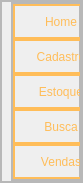
     <widget class="QFrame" name="leftMenu">
      <property name="maximumSize">
       <size>
        <width>9</width>
        <height>16777215</height>
       </size>
      </property>
      <property name="frameShape">
       <enum>QFrame::StyledPanel</enum>
      </property>
      <property name="frameShadow">
       <enum>QFrame::Raised</enum>
      </property>
      <layout class="QVBoxLayout" name="verticalLayout_2">
       <property name="spacing">
        <number>0</number>
       </property>
       <property name="leftMargin">
        <number>0</number>
       </property>
       <property name="topMargin">
        <number>0</number>
       </property>
       <property name="rightMargin">
        <number>0</number>
       </property>
       <property name="bottomMargin">
        <number>0</number>
       </property>
       <item>
        <widget class="QFrame" name="leftFrame">
         <property name="maximumSize">
          <size>
           <width>105</width>
           <height>16777215</height>
          </size>
         </property>
         <property name="frameShape">
          <enum>QFrame::StyledPanel</enum>
         </property>
         <property name="frameShadow">
          <enum>QFrame::Raised</enum>
         </property>
         <layout class="QVBoxLayout" name="verticalLayout_3">
          <property name="spacing">
           <number>0</number>
          </property>
          <property name="leftMargin">
           <number>9</number>
          </property>
          <property name="topMargin">
           <number>0</number>
          </property>
          <property name="rightMargin">
           <number>0</number>
          </property>
          <property name="bottomMargin">
           <number>0</number>
          </property>
          <item>
           <widget class="QFrame" name="buttonsContainer">
            <property name="sizePolicy">
             <sizepolicy hsizetype="Preferred" vsizetype="Expanding">
              <horstretch>0</horstretch>
              <verstretch>0</verstretch>
             </sizepolicy>
            </property>
            <property name="minimumSize">
             <size>
              <width>70</width>
              <height>0</height>
             </size>
            </property>
            <property name="frameShape">
             <enum>QFrame::StyledPanel</enum>
            </property>
            <property name="frameShadow">
             <enum>QFrame::Raised</enum>
            </property>
            <layout class="QVBoxLayout" name="verticalLayout_5">
             <property name="spacing">
              <number>0</number>
             </property>
             <property name="leftMargin">
              <number>0</number>
             </property>
             <property name="topMargin">
              <number>0</number>
             </property>
             <property name="rightMargin">
              <number>0</number>
             </property>
             <property name="bottomMargin">
              <number>0</number>
             </property>
             <item>
              <widget class="QFrame" name="buttons_wrapper">
               <property name="maximumSize">
                <size>
                 <width>100</width>
                 <height>16777215</height>
                </size>
               </property>
               <property name="frameShape">
                <enum>QFrame::StyledPanel</enum>
               </property>
               <property name="frameShadow">
                <enum>QFrame::Raised</enum>
               </property>
               <layout class="QVBoxLayout" name="verticalLayout_13">
                <property name="spacing">
                 <number>0</number>
                </property>
                <property name="leftMargin">
                 <number>0</number>
                </property>
                <property name="topMargin">
                 <number>0</number>
                </property>
                <property name="rightMargin">
                 <number>0</number>
                </property>
                <property name="bottomMargin">
                 <number>0</number>
                </property>
                <item>
                 <widget class="QPushButton" name="pushButtonHome">
                  <property name="minimumSize">
                   <size>
                    <width>96</width>
                    <height>35</height>
                   </size>
                  </property>
                  <property name="cursor">
                   <cursorShape>PointingHandCursor</cursorShape>
                  </property>
                  <property name="styleSheet">
                   <string notr="true">QPushButton{
	background-color: transparent;
	border: 2px solid #FFBD59;
	color: #FFBD59;
	font: 11pt &quot;Gilroy-Bold&quot;;
}

QPushButton:hover{
	background-color: #FFBD59;
	color: #170900;
}</string>
                  </property>
                  <property name="text">
                   <string>Home</string>
                  </property>
                  <property name="icon">
                   <iconset resource="resources.qrc">
                    <normaloff>:/imagens/imagens/home.png</normaloff>:/imagens/imagens/home.png</iconset>
                  </property>
                  <property name="iconSize">
                   <size>
                    <width>32</width>
                    <height>32</height>
                   </size>
                  </property>
                 </widget>
                </item>
                <item>
                 <widget class="QPushButton" name="pushButtonCadastro">
                  <property name="minimumSize">
                   <size>
                    <width>96</width>
                    <height>35</height>
                   </size>
                  </property>
                  <property name="cursor">
                   <cursorShape>PointingHandCursor</cursorShape>
                  </property>
                  <property name="styleSheet">
                   <string notr="true">QPushButton{
	background-color: transparent;
	border: 2px solid #FFBD59;
	color: #FFBD59;
	font: 11pt &quot;Gilroy-Bold&quot;;
}

QPushButton:hover{
	background-color: #FFBD59;
	color: #170900;
}</string>
                  </property>
                  <property name="text">
                   <string>Cadastro</string>
                  </property>
                  <property name="icon">
                   <iconset resource="resources.qrc">
                    <normaloff>:/imagens/imagens/cadastrar.png</normaloff>:/imagens/imagens/cadastrar.png</iconset>
                  </property>
                  <property name="iconSize">
                   <size>
                    <width>32</width>
                    <height>32</height>
                   </size>
                  </property>
                 </widget>
                </item>
                <item>
                 <widget class="QPushButton" name="pushButtonEstoque">
                  <property name="minimumSize">
                   <size>
                    <width>96</width>
                    <height>35</height>
                   </size>
                  </property>
                  <property name="cursor">
                   <cursorShape>PointingHandCursor</cursorShape>
                  </property>
                  <property name="styleSheet">
                   <string notr="true">QPushButton{
	background-color: transparent;
	border: 2px solid #FFBD59;
	color: #FFBD59;
	font: 11pt &quot;Gilroy-Bold&quot;;
}

QPushButton:hover{
	background-color: #FFBD59;
	color: #170900;
}</string>
                  </property>
                  <property name="text">
                   <string>Estoque</string>
                  </property>
                  <property name="icon">
                   <iconset resource="resources.qrc">
                    <normaloff>:/imagens/imagens/estoque.png</normaloff>:/imagens/imagens/estoque.png</iconset>
                  </property>
                  <property name="iconSize">
                   <size>
                    <width>32</width>
                    <height>32</height>
                   </size>
                  </property>
                 </widget>
                </item>
                <item>
                 <widget class="QPushButton" name="pushButtonBusca">
                  <property name="minimumSize">
                   <size>
                    <width>96</width>
                    <height>35</height>
                   </size>
                  </property>
                  <property name="cursor">
                   <cursorShape>PointingHandCursor</cursorShape>
                  </property>
                  <property name="styleSheet">
                   <string notr="true">QPushButton{
	background-color: transparent;
	border: 2px solid #FFBD59;
	color: #FFBD59;
	font: 11pt &quot;Gilroy-Bold&quot;;
}

QPushButton:hover{
	background-color: #FFBD59;
	color: #170900;
}</string>
                  </property>
                  <property name="text">
                   <string>Busca</string>
                  </property>
                  <property name="icon">
                   <iconset resource="resources.qrc">
                    <normaloff>:/imagens/imagens/search.png</normaloff>:/imagens/imagens/search.png</iconset>
                  </property>
                  <property name="iconSize">
                   <size>
                    <width>32</width>
                    <height>32</height>
                   </size>
                  </property>
                 </widget>
                </item>
                <item>
                 <widget class="QPushButton" name="pushButtonVendas">
                  <property name="minimumSize">
                   <size>
                    <width>96</width>
                    <height>35</height>
                   </size>
                  </property>
                  <property name="cursor">
                   <cursorShape>PointingHandCursor</cursorShape>
                  </property>
                  <property name="styleSheet">
                   <string notr="true">QPushButton{
	background-color: transparent;
	border: 2px solid #FFBD59;
	color: #FFBD59;
	font: 11pt &quot;Gilroy-Bold&quot;;
}

QPushButton:hover{
	background-color: #FFBD59;
	color: #170900;
}</string>
                  </property>
                  <property name="text">
                   <string>Vendas</string>
                  </property>
                  <property name="icon">
                   <iconset resource="resources.qrc">
                    <normaloff>:/imagens/imagens/vendas.png</normaloff>:/imagens/imagens/vendas.png</iconset>
                  </property>
                  <property name="iconSize">
                   <size>
                    <width>32</width>
                    <height>32</height>
                   </size>
                  </property>
                 </widget>
                </item>
               </layout>
              </widget>
             </item>
            </layout>
           </widget>
          </item>
         </layout>
        </widget>
       </item>
      </layout>
     </widget>
